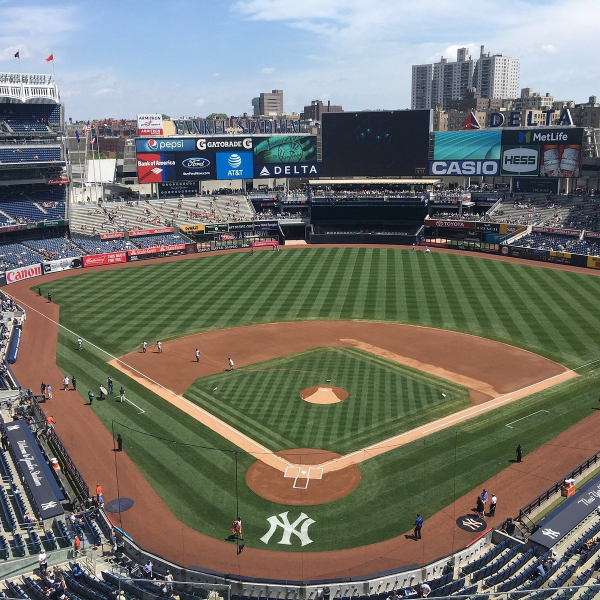
#> input picture yankee.jpg, 1200 x 1200 px, found by its file name (shown at 1/2 size)
$ jupyter execute OpenCV.ipynb   (shell and % lines are left out)
#> lines starting #> are read from the running program, lines starting #| are printed output that depends on the picture; after the words box and inside, x2 and y2 are one past the last pixel; in counts of white or black regions, pixels touching at a corner belong together
[cell 1]
# Notes & Lecture by Akhona Njeje.
# Date : 18 July 2023.
# Date : 30 Aug - 1 Sept 2023.
# Topic : Images with OCV.


# Notes.

### OpenCV is a lib aimed at real time computer vision.
### Written in C++ & created in 1999 by intel .
### This lib contains many algorithms for object detection.

[cell 2]
# Import lib.

import numpy as np
import matplotlib.pyplot as plt
import cv2

[cell 3]
img = cv2.imread('C:/Users/User/Desktop/AI/Robotics/Computer Vision/yankee.jpg')
#> img is the input picture: shape (1200, 1200, 3); mean B, G, R 109.3, 116.4, 115.1
type(img)   # cv2 EASILY converts our image into a numpy array.

[cell 4]
img

[cell 5]
img.shape
#> Out = (1200, 1200, 3)

[cell 6]
plt.imshow(img)

[cell 7]
FIX = cv2.cvtColor(img, cv2.COLOR_BGR2RGB)

[cell 8]
plt.imshow(FIX) # We have fixed the image so cv2 READS the img with accurate colors.

[cell 9]
# Resizing img's.

new_img = cv2.resize(FIX, (500, 700))
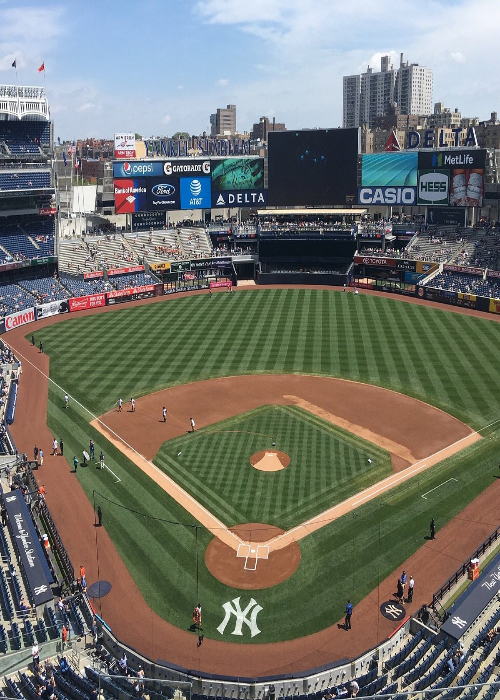
#> new_img: shape (700, 500, 3); mean R, G, B 115, 116.3, 109.2

[cell 10]
plt.imshow(new_img)

[cell 11]
# Saving an img file.

type(FIX)

[cell 12]
cv2.imwrite('Yanks.jpg', FIX)
#> Out = True

[cell 13]
# Opening file images outside JUPYTER.

img = cv2.imread('C:/Users/User/Desktop/AI/Robotics/Computer Vision/yankee.jpg')
cv2.imshow('NY', img)
cv2.waitKey()   # A seperate window outside our IDE shows on the icon bar. -1 means all runs well.

[cell 14]
# Image = 0's = 1 colour.
blank = np.zeros(shape=(512,512,3), dtype=np.int16)
blank

[cell 15]
# Show the color of Image = 0's.
plt.imshow(blank)

[cell 16]
# Drawing a rectangle on an image.
# What does drawing help with? It helps with Object Detection, our Machine must be able to identify objects & name them.

cv2.rectangle(blank, pt1=(300,0), pt2=(400,400), color=(0,250,0), thickness=10)
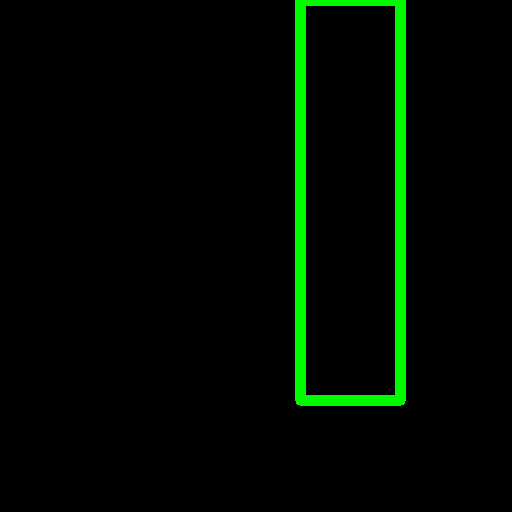
#> blank: shape (512, 512, 3) int16; mean of channels 0, 1, 2 0, 9.9, 0; drawn as B, G, R
plt.imshow(blank)

[cell 17]
# Draw a Square.

cv2.rectangle(blank, pt1=(100,100), pt2=(300,300), color=(10,10,250), thickness=10)
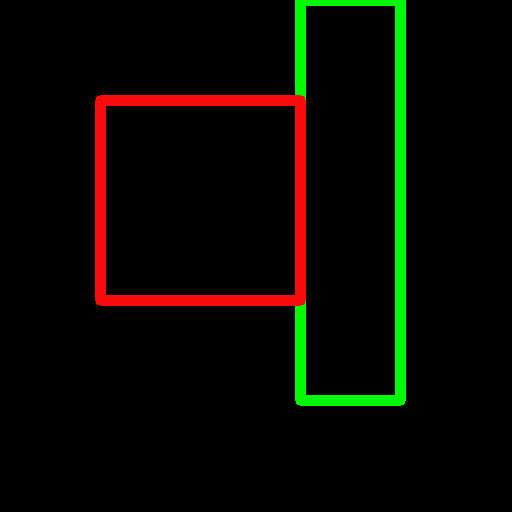
#> blank: shape (512, 512, 3) int16; 3.34% of pixels changed, all inside (x1, y1, x2, y2) = (95, 95, 306, 306); drawn as B, G, R
plt.imshow(blank)
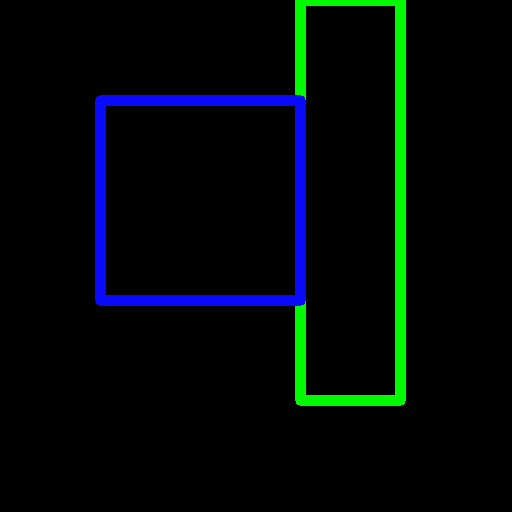
#> shown: shape (512, 512, 3); mean R, G, B 0.3, 8.1, 8.4

[cell 18]
# Drawing Circles.

cv2.circle(blank, center=(400,400), radius=100, color =(100,0,0), thickness=10)
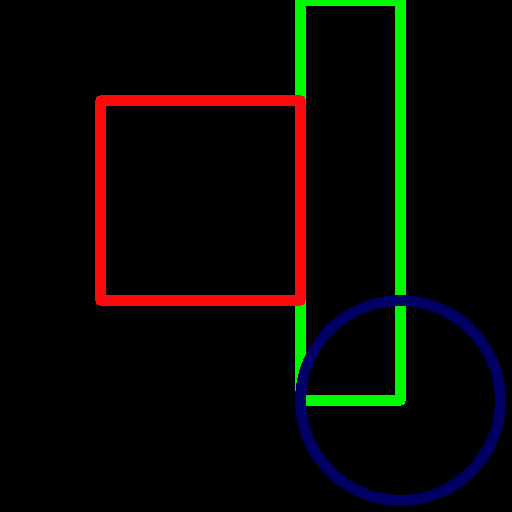
#> blank: shape (512, 512, 3) int16; 2.63% of pixels changed, all inside (x1, y1, x2, y2) = (295, 295, 506, 506); drawn as B, G, R
plt.imshow(blank) # These circles are for cneters = (100,100) & (500,500) & (400,400).
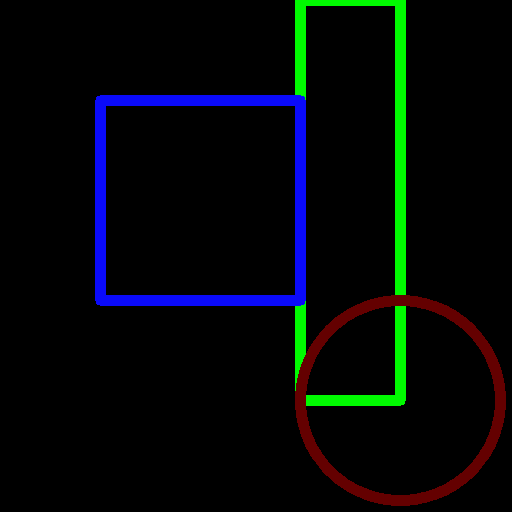
#> shown: shape (512, 512, 3); mean R, G, B 3, 7.6, 8.4

[cell 19]
# For drawing a line we use , Line = cv2.line().
# Writing text on images.

font = cv2.FONT_HERSHEY_SIMPLEX
cv2.putText(blank, text="Hi Akhona :-), hows Computer Vision Research?", org=(10,500),
           fontFace=font, fontScale=2, color=(200,200,200), thickness=2, lineType=cv2.LINE_AA)
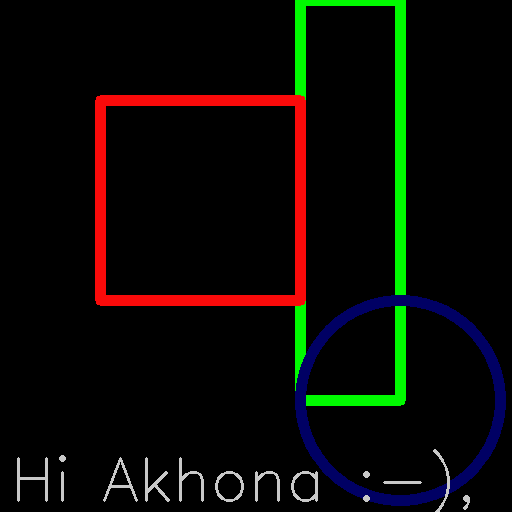
#> blank: shape (512, 512, 3) int16; 0.97% of pixels changed, all inside (x1, y1, x2, y2) = (17, 449, 470, 512); drawn as B, G, R
plt.imshow(blank)
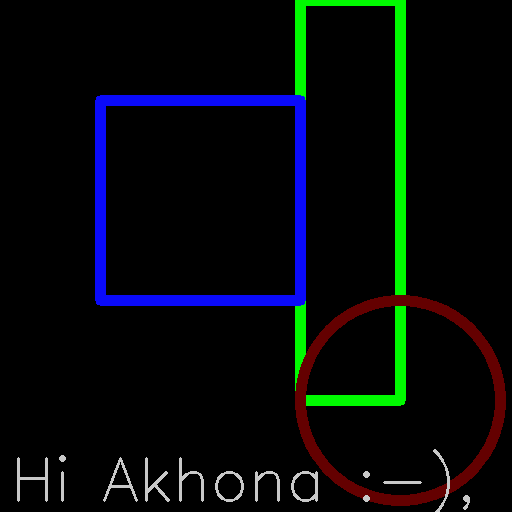
#> shown: shape (512, 512, 3); mean R, G, B 4.9, 9.5, 10.3

$ run again, with brr.jpg copied over yankee.jpg
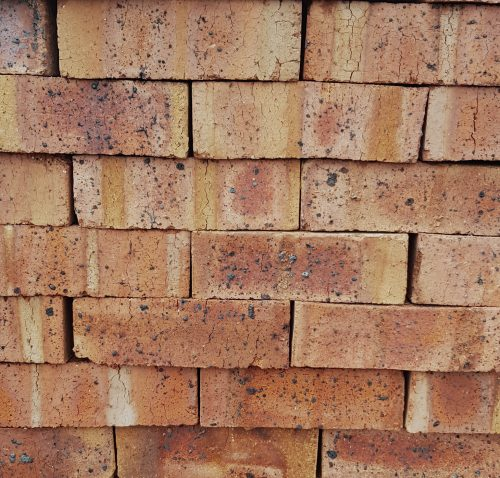
#> input picture brr.jpg, 500 x 478 px, found by its file name
#> img is the input picture: shape (478, 500, 3); mean B, G, R 96.5, 122.1, 164
#> `new_img = cv2.resize(FIX, (500, 700))`:
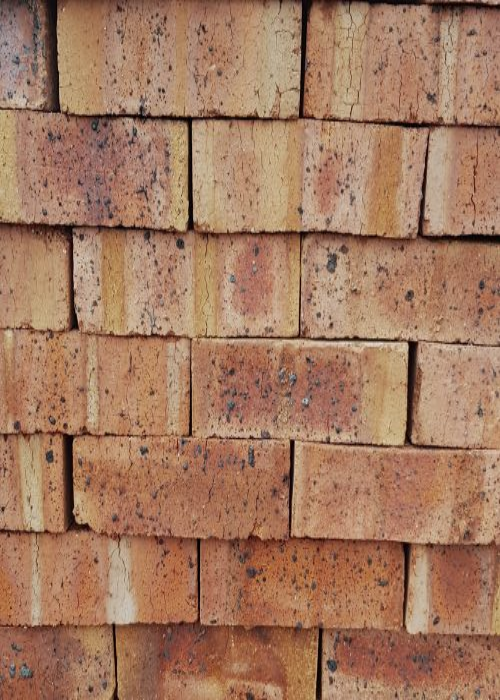
#> new_img: shape (700, 500, 3); mean R, G, B 163.8, 122, 96.4
#> `cv2.imwrite('Yanks.jpg', FIX)`: Out = True

$ run again, with tree.jpg copied over yankee.jpg
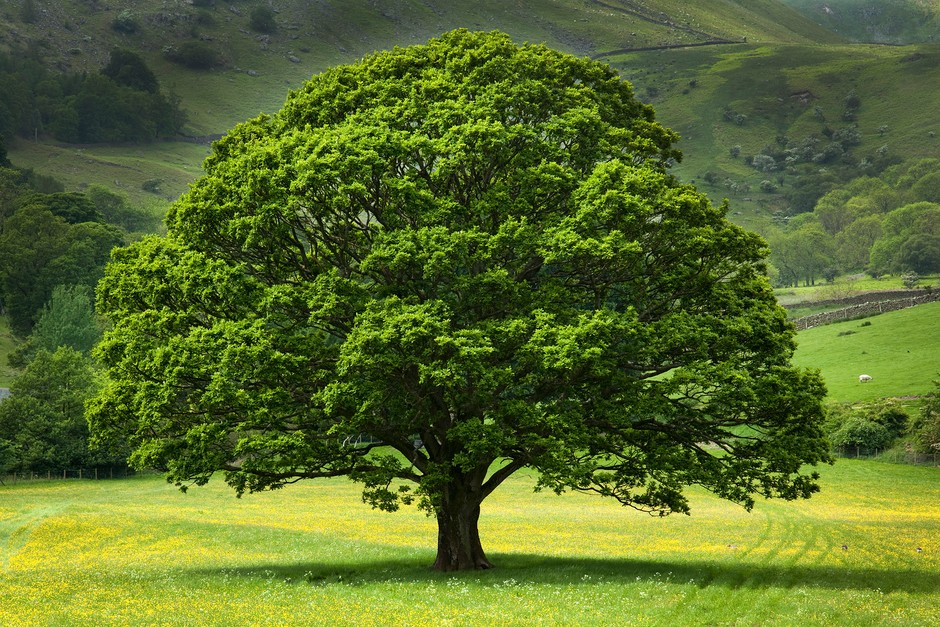
#> input picture tree.jpg, 940 x 627 px, found by its file name
#> img is the input picture: shape (627, 940, 3); mean B, G, R 43.5, 107.7, 88.7
#> `new_img = cv2.resize(FIX, (500, 700))`:
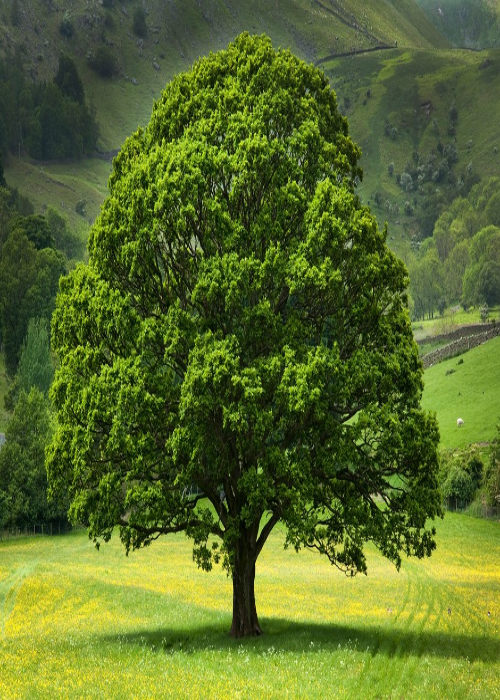
#> new_img: shape (700, 500, 3); mean R, G, B 88.6, 107.5, 43.4
#> `cv2.imwrite('Yanks.jpg', FIX)`: Out = True
